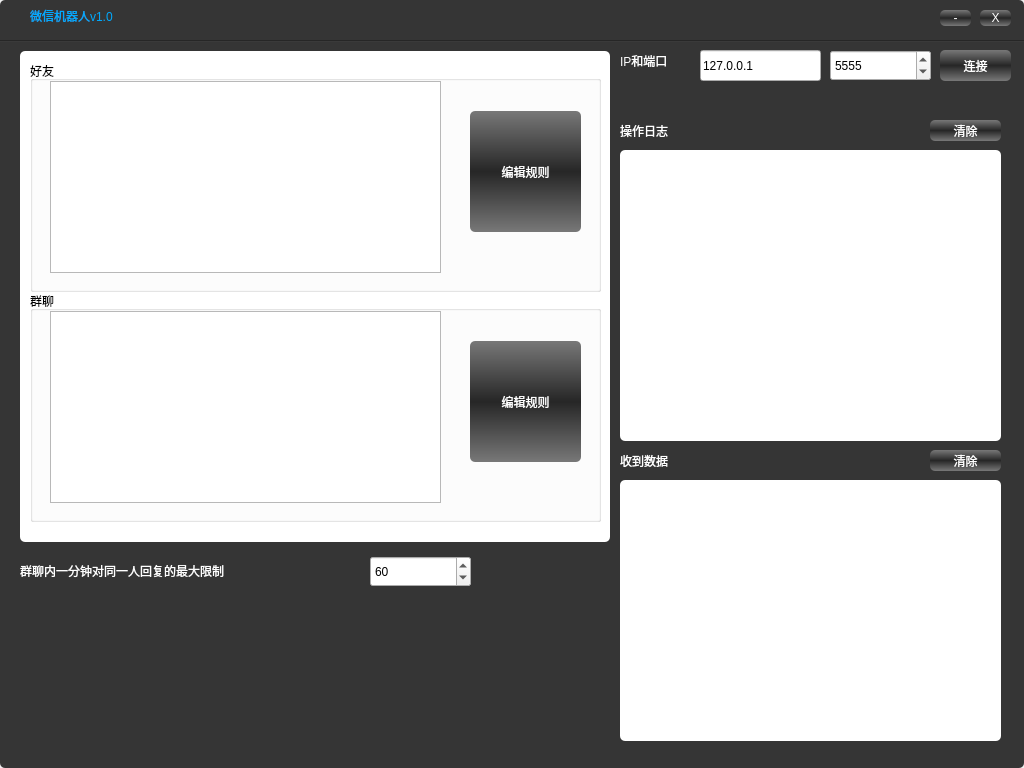
<?xml version="1.0" encoding="UTF-8"?>
<ui version="4.0">
 <class>WeChatBotClass</class>
 <widget class="QWidget" name="WeChatBotClass">
  <property name="geometry">
   <rect>
    <x>0</x>
    <y>0</y>
    <width>1024</width>
    <height>768</height>
   </rect>
  </property>
  <property name="contextMenuPolicy">
   <enum>Qt::NoContextMenu</enum>
  </property>
  <property name="windowTitle">
   <string>WeChatBot</string>
  </property>
  <property name="styleSheet">
   <string notr="true">QPushButton:!hover
{ 
background-color: qlineargradient(spread:pad, x1:0, y1:0, x2:0, y2:1, stop:0 rgba(120, 120, 120, 255), stop:0.495 rgba(39, 39, 39, 255), stop:0.505 rgba(39,39, 39, 255), stop:1 rgba(120, 120,120, 255));
border: none;
border-radius:5px;
color: rgb(255, 255, 255);
font: 75 12pt &quot;黑体&quot;;
}

QLabel
{
color: rgb(255, 255, 255);
font: 75 10pt &quot;黑体&quot;;
}

#back
{
border-radius:5px;
background-color: rgb(53, 53, 53);
}

#closeButton{
font: 150 14pt &quot;等线&quot;;
color: rgb(255, 255, 255);
background-color: rgb(53, 53, 53);
}

#title
{
color: rgb(0, 170, 255);
font: 75 12pt &quot;黑体&quot;;
}
#line
{
background-color: qlineargradient(spread:pad, x1:0, y1:0, x2:0, y2:1, stop:0 rgba(28, 28,28, 255), stop:1 rgba(68, 68, 68, 255));
}
</string>
  </property>
  <widget class="QWidget" name="back" native="true">
   <property name="geometry">
    <rect>
     <x>0</x>
     <y>0</y>
     <width>1024</width>
     <height>768</height>
    </rect>
   </property>
   <widget class="QLabel" name="title">
    <property name="geometry">
     <rect>
      <x>30</x>
      <y>0</y>
      <width>691</width>
      <height>31</height>
     </rect>
    </property>
    <property name="text">
     <string>微信机器人v1.0</string>
    </property>
   </widget>
   <widget class="QPushButton" name="close_Button">
    <property name="geometry">
     <rect>
      <x>980</x>
      <y>10</y>
      <width>31</width>
      <height>16</height>
     </rect>
    </property>
    <property name="text">
     <string>X</string>
    </property>
   </widget>
   <widget class="QWidget" name="line" native="true">
    <property name="geometry">
     <rect>
      <x>0</x>
      <y>40</y>
      <width>1280</width>
      <height>2</height>
     </rect>
    </property>
   </widget>
   <widget class="QPushButton" name="connect_Button">
    <property name="geometry">
     <rect>
      <x>940</x>
      <y>50</y>
      <width>71</width>
      <height>31</height>
     </rect>
    </property>
    <property name="contextMenuPolicy">
     <enum>Qt::NoContextMenu</enum>
    </property>
    <property name="text">
     <string>连接</string>
    </property>
   </widget>
   <widget class="QWidget" name="container" native="true">
    <property name="geometry">
     <rect>
      <x>20</x>
      <y>51</y>
      <width>590</width>
      <height>491</height>
     </rect>
    </property>
    <property name="styleSheet">
     <string notr="true">#container
{
	background-color: white;
	border-radius: 5px;
}</string>
    </property>
    <widget class="QGroupBox" name="groupBox">
     <property name="geometry">
      <rect>
       <x>10</x>
       <y>10</y>
       <width>571</width>
       <height>231</height>
      </rect>
     </property>
     <property name="title">
      <string>好友</string>
     </property>
     <widget class="QListWidget" name="friend_listWidget">
      <property name="geometry">
       <rect>
        <x>20</x>
        <y>20</y>
        <width>391</width>
        <height>192</height>
       </rect>
      </property>
     </widget>
     <widget class="QPushButton" name="edit_friend_Button">
      <property name="geometry">
       <rect>
        <x>440</x>
        <y>50</y>
        <width>111</width>
        <height>121</height>
       </rect>
      </property>
      <property name="contextMenuPolicy">
       <enum>Qt::NoContextMenu</enum>
      </property>
      <property name="layoutDirection">
       <enum>Qt::LeftToRight</enum>
      </property>
      <property name="autoFillBackground">
       <bool>false</bool>
      </property>
      <property name="text">
       <string>编辑规则</string>
      </property>
      <property name="autoRepeat">
       <bool>false</bool>
      </property>
      <property name="autoDefault">
       <bool>false</bool>
      </property>
     </widget>
    </widget>
    <widget class="QGroupBox" name="groupBox_2">
     <property name="geometry">
      <rect>
       <x>10</x>
       <y>240</y>
       <width>571</width>
       <height>231</height>
      </rect>
     </property>
     <property name="title">
      <string>群聊</string>
     </property>
     <widget class="QListWidget" name="chatroom_listWidget">
      <property name="geometry">
       <rect>
        <x>20</x>
        <y>20</y>
        <width>391</width>
        <height>192</height>
       </rect>
      </property>
     </widget>
     <widget class="QPushButton" name="edit_chatroom_Button">
      <property name="geometry">
       <rect>
        <x>440</x>
        <y>50</y>
        <width>111</width>
        <height>121</height>
       </rect>
      </property>
      <property name="contextMenuPolicy">
       <enum>Qt::NoContextMenu</enum>
      </property>
      <property name="layoutDirection">
       <enum>Qt::LeftToRight</enum>
      </property>
      <property name="autoFillBackground">
       <bool>false</bool>
      </property>
      <property name="text">
       <string>编辑规则</string>
      </property>
      <property name="autoRepeat">
       <bool>false</bool>
      </property>
      <property name="autoDefault">
       <bool>false</bool>
      </property>
     </widget>
    </widget>
   </widget>
   <widget class="QLineEdit" name="server_ip_edit">
    <property name="geometry">
     <rect>
      <x>700</x>
      <y>50</y>
      <width>121</width>
      <height>31</height>
     </rect>
    </property>
    <property name="styleSheet">
     <string notr="true">font: 14pt &quot;黑体&quot;;</string>
    </property>
    <property name="text">
     <string>127.0.0.1</string>
    </property>
   </widget>
   <widget class="QListWidget" name="operator_list_Widget">
    <property name="geometry">
     <rect>
      <x>620</x>
      <y>150</y>
      <width>381</width>
      <height>291</height>
     </rect>
    </property>
    <property name="styleSheet">
     <string notr="true">background-color: white;
border-radius: 5px;</string>
    </property>
   </widget>
   <widget class="QLabel" name="label">
    <property name="geometry">
     <rect>
      <x>620</x>
      <y>50</y>
      <width>171</width>
      <height>21</height>
     </rect>
    </property>
    <property name="styleSheet">
     <string notr="true">font: 14pt &quot;黑体&quot;;</string>
    </property>
    <property name="text">
     <string>IP和端口</string>
    </property>
   </widget>
   <widget class="QSpinBox" name="server_port_box">
    <property name="geometry">
     <rect>
      <x>830</x>
      <y>50</y>
      <width>101</width>
      <height>31</height>
     </rect>
    </property>
    <property name="styleSheet">
     <string notr="true">font: 15pt &quot;ADMUI3Lg&quot;;</string>
    </property>
    <property name="specialValueText">
     <string/>
    </property>
    <property name="minimum">
     <number>1</number>
    </property>
    <property name="maximum">
     <number>65535</number>
    </property>
    <property name="value">
     <number>5555</number>
    </property>
    <property name="displayIntegerBase">
     <number>10</number>
    </property>
   </widget>
   <widget class="QLabel" name="label_2">
    <property name="geometry">
     <rect>
      <x>620</x>
      <y>120</y>
      <width>171</width>
      <height>21</height>
     </rect>
    </property>
    <property name="styleSheet">
     <string notr="true">font: 14pt &quot;黑体&quot;;</string>
    </property>
    <property name="text">
     <string>操作日志</string>
    </property>
   </widget>
   <widget class="QLabel" name="label_3">
    <property name="geometry">
     <rect>
      <x>620</x>
      <y>450</y>
      <width>171</width>
      <height>21</height>
     </rect>
    </property>
    <property name="styleSheet">
     <string notr="true">font: 14pt &quot;黑体&quot;;</string>
    </property>
    <property name="text">
     <string>收到数据</string>
    </property>
   </widget>
   <widget class="QTextEdit" name="log_textEdit">
    <property name="geometry">
     <rect>
      <x>620</x>
      <y>480</y>
      <width>381</width>
      <height>261</height>
     </rect>
    </property>
    <property name="styleSheet">
     <string notr="true">background-color: white;
border-radius: 5px;</string>
    </property>
   </widget>
   <widget class="QPushButton" name="clear_op_Button">
    <property name="geometry">
     <rect>
      <x>930</x>
      <y>120</y>
      <width>71</width>
      <height>21</height>
     </rect>
    </property>
    <property name="contextMenuPolicy">
     <enum>Qt::NoContextMenu</enum>
    </property>
    <property name="text">
     <string>清除</string>
    </property>
   </widget>
   <widget class="QPushButton" name="clear_log_Button">
    <property name="geometry">
     <rect>
      <x>930</x>
      <y>450</y>
      <width>71</width>
      <height>21</height>
     </rect>
    </property>
    <property name="contextMenuPolicy">
     <enum>Qt::NoContextMenu</enum>
    </property>
    <property name="text">
     <string>清除</string>
    </property>
   </widget>
   <widget class="QPushButton" name="min_Button">
    <property name="geometry">
     <rect>
      <x>940</x>
      <y>10</y>
      <width>31</width>
      <height>16</height>
     </rect>
    </property>
    <property name="text">
     <string>-</string>
    </property>
   </widget>
   <widget class="QLabel" name="label_4">
    <property name="geometry">
     <rect>
      <x>20</x>
      <y>560</y>
      <width>341</width>
      <height>21</height>
     </rect>
    </property>
    <property name="styleSheet">
     <string notr="true">font: 14pt &quot;黑体&quot;;</string>
    </property>
    <property name="text">
     <string>群聊内一分钟对同一人回复的最大限制</string>
    </property>
   </widget>
   <widget class="QSpinBox" name="limit_msg_count">
    <property name="geometry">
     <rect>
      <x>370</x>
      <y>556</y>
      <width>101</width>
      <height>31</height>
     </rect>
    </property>
    <property name="styleSheet">
     <string notr="true">font: 15pt &quot;ADMUI3Lg&quot;;</string>
    </property>
    <property name="specialValueText">
     <string/>
    </property>
    <property name="minimum">
     <number>1</number>
    </property>
    <property name="maximum">
     <number>10000</number>
    </property>
    <property name="value">
     <number>60</number>
    </property>
    <property name="displayIntegerBase">
     <number>10</number>
    </property>
   </widget>
  </widget>
 </widget>
 <layoutdefault spacing="6" margin="11"/>
 <resources>
  <include location="wechatbot.qrc"/>
 </resources>
 <connections/>
</ui>
